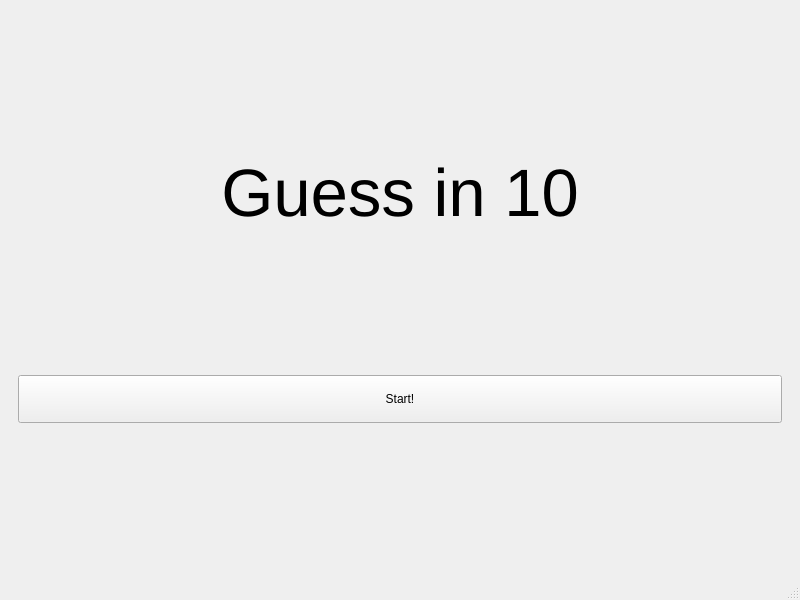
<?xml version="1.0" encoding="UTF-8"?>
<ui version="4.0">
 <class>MainWindow</class>
 <widget class="QMainWindow" name="MainWindow">
  <property name="geometry">
   <rect>
    <x>0</x>
    <y>0</y>
    <width>800</width>
    <height>600</height>
   </rect>
  </property>
  <property name="windowTitle">
   <string>MainWindow</string>
  </property>
  <widget class="QWidget" name="centralwidget">
   <layout class="QVBoxLayout" name="verticalLayout_2">
    <item>
     <widget class="QStackedWidget" name="stackedWidget">
      <widget class="QWidget" name="startPage">
       <layout class="QVBoxLayout" name="verticalLayout">
        <item>
         <spacer name="verticalSpacer_2">
          <property name="orientation">
           <enum>Qt::Vertical</enum>
          </property>
          <property name="sizeHint" stdset="0">
           <size>
            <width>20</width>
            <height>40</height>
           </size>
          </property>
         </spacer>
        </item>
        <item>
         <widget class="QLabel" name="titleLabel">
          <property name="font">
           <font>
            <pointsize>50</pointsize>
           </font>
          </property>
          <property name="text">
           <string>Guess in 10</string>
          </property>
          <property name="alignment">
           <set>Qt::AlignCenter</set>
          </property>
         </widget>
        </item>
        <item>
         <spacer name="verticalSpacer">
          <property name="orientation">
           <enum>Qt::Vertical</enum>
          </property>
          <property name="sizeHint" stdset="0">
           <size>
            <width>20</width>
            <height>40</height>
           </size>
          </property>
         </spacer>
        </item>
        <item>
         <widget class="QPushButton" name="startButton">
          <property name="minimumSize">
           <size>
            <width>0</width>
            <height>48</height>
           </size>
          </property>
          <property name="text">
           <string>Start!</string>
          </property>
          <property name="iconSize">
           <size>
            <width>32</width>
            <height>32</height>
           </size>
          </property>
         </widget>
        </item>
        <item>
         <spacer name="verticalSpacer_3">
          <property name="orientation">
           <enum>Qt::Vertical</enum>
          </property>
          <property name="sizeHint" stdset="0">
           <size>
            <width>20</width>
            <height>40</height>
           </size>
          </property>
         </spacer>
        </item>
       </layout>
      </widget>
      <widget class="QWidget" name="switchingPage">
       <widget class="QWidget" name="verticalLayoutWidget">
        <property name="geometry">
         <rect>
          <x>0</x>
          <y>0</y>
          <width>781</width>
          <height>531</height>
         </rect>
        </property>
        <layout class="QVBoxLayout" name="verticalLayout_3">
         <item>
          <spacer name="verticalSpacer_6">
           <property name="orientation">
            <enum>Qt::Vertical</enum>
           </property>
           <property name="sizeHint" stdset="0">
            <size>
             <width>20</width>
             <height>40</height>
            </size>
           </property>
          </spacer>
         </item>
         <item>
          <widget class="QLabel" name="switchLabel">
           <property name="font">
            <font>
             <pointsize>50</pointsize>
            </font>
           </property>
           <property name="text">
            <string>Ready?</string>
           </property>
           <property name="alignment">
            <set>Qt::AlignCenter</set>
           </property>
          </widget>
         </item>
         <item>
          <spacer name="verticalSpacer_5">
           <property name="orientation">
            <enum>Qt::Vertical</enum>
           </property>
           <property name="sizeHint" stdset="0">
            <size>
             <width>20</width>
             <height>40</height>
            </size>
           </property>
          </spacer>
         </item>
         <item>
          <widget class="QPushButton" name="goButton">
           <property name="minimumSize">
            <size>
             <width>0</width>
             <height>48</height>
            </size>
           </property>
           <property name="text">
            <string>Go!</string>
           </property>
          </widget>
         </item>
         <item>
          <spacer name="verticalSpacer_4">
           <property name="orientation">
            <enum>Qt::Vertical</enum>
           </property>
           <property name="sizeHint" stdset="0">
            <size>
             <width>20</width>
             <height>40</height>
            </size>
           </property>
          </spacer>
         </item>
        </layout>
       </widget>
      </widget>
      <widget class="QWidget" name="animalPage">
       <widget class="QWidget" name="horizontalLayoutWidget">
        <property name="geometry">
         <rect>
          <x>0</x>
          <y>0</y>
          <width>781</width>
          <height>531</height>
         </rect>
        </property>
        <layout class="QHBoxLayout" name="horizontalLayout">
         <item>
          <layout class="QVBoxLayout" name="verticalLayout_5">
           <item>
            <widget class="QLabel" name="animalLabel">
             <property name="font">
              <font>
               <pointsize>24</pointsize>
              </font>
             </property>
             <property name="text">
              <string>Animal Name</string>
             </property>
             <property name="alignment">
              <set>Qt::AlignCenter</set>
             </property>
            </widget>
           </item>
           <item>
            <widget class="QLabel" name="animalPicture">
             <property name="text">
              <string>Picture goes here... </string>
             </property>
             <property name="alignment">
              <set>Qt::AlignCenter</set>
             </property>
            </widget>
           </item>
          </layout>
         </item>
         <item>
          <layout class="QVBoxLayout" name="verticalLayout_4">
           <item>
            <widget class="QLabel" name="questionLabel">
             <property name="font">
              <font>
               <pointsize>24</pointsize>
              </font>
             </property>
             <property name="text">
              <string>Question Count: 0</string>
             </property>
             <property name="alignment">
              <set>Qt::AlignCenter</set>
             </property>
            </widget>
           </item>
           <item>
            <widget class="QPushButton" name="questionButton">
             <property name="minimumSize">
              <size>
               <width>0</width>
               <height>48</height>
              </size>
             </property>
             <property name="text">
              <string>Question Asked</string>
             </property>
            </widget>
           </item>
           <item>
            <widget class="QLabel" name="guessCount">
             <property name="font">
              <font>
               <pointsize>24</pointsize>
              </font>
             </property>
             <property name="text">
              <string>Guess Count: 0</string>
             </property>
             <property name="alignment">
              <set>Qt::AlignCenter</set>
             </property>
            </widget>
           </item>
           <item>
            <widget class="QPushButton" name="gameOverBtn">
             <property name="minimumSize">
              <size>
               <width>0</width>
               <height>48</height>
              </size>
             </property>
             <property name="text">
              <string>Guess Right!</string>
             </property>
            </widget>
           </item>
           <item>
            <widget class="QPushButton" name="guessWrongBtn">
             <property name="minimumSize">
              <size>
               <width>0</width>
               <height>48</height>
              </size>
             </property>
             <property name="text">
              <string>Guess Wrong</string>
             </property>
            </widget>
           </item>
           <item>
            <widget class="QLabel" name="clueCount">
             <property name="font">
              <font>
               <pointsize>24</pointsize>
              </font>
             </property>
             <property name="text">
              <string>Clue Count: 0 </string>
             </property>
             <property name="alignment">
              <set>Qt::AlignCenter</set>
             </property>
            </widget>
           </item>
           <item>
            <widget class="QPushButton" name="clueBtn">
             <property name="minimumSize">
              <size>
               <width>0</width>
               <height>48</height>
              </size>
             </property>
             <property name="text">
              <string>Give Clue</string>
             </property>
            </widget>
           </item>
          </layout>
         </item>
        </layout>
       </widget>
      </widget>
      <widget class="QWidget" name="gameOverPage">
       <widget class="QWidget" name="verticalLayoutWidget_4">
        <property name="geometry">
         <rect>
          <x>-1</x>
          <y>-1</y>
          <width>781</width>
          <height>531</height>
         </rect>
        </property>
        <layout class="QVBoxLayout" name="verticalLayout_6">
         <item>
          <spacer name="verticalSpacer_8">
           <property name="orientation">
            <enum>Qt::Vertical</enum>
           </property>
           <property name="sizeHint" stdset="0">
            <size>
             <width>20</width>
             <height>40</height>
            </size>
           </property>
          </spacer>
         </item>
         <item>
          <widget class="QLabel" name="resultLabel">
           <property name="font">
            <font>
             <pointsize>48</pointsize>
            </font>
           </property>
           <property name="text">
            <string>TextLabel</string>
           </property>
           <property name="alignment">
            <set>Qt::AlignCenter</set>
           </property>
          </widget>
         </item>
         <item>
          <widget class="QLabel" name="detailLabel">
           <property name="font">
            <font>
             <pointsize>24</pointsize>
            </font>
           </property>
           <property name="text">
            <string>TextLabel</string>
           </property>
           <property name="alignment">
            <set>Qt::AlignCenter</set>
           </property>
          </widget>
         </item>
         <item>
          <spacer name="verticalSpacer_9">
           <property name="orientation">
            <enum>Qt::Vertical</enum>
           </property>
           <property name="sizeHint" stdset="0">
            <size>
             <width>20</width>
             <height>40</height>
            </size>
           </property>
          </spacer>
         </item>
         <item>
          <widget class="QPushButton" name="startOverBtn">
           <property name="minimumSize">
            <size>
             <width>0</width>
             <height>48</height>
            </size>
           </property>
           <property name="text">
            <string>Play Again!</string>
           </property>
          </widget>
         </item>
         <item>
          <spacer name="verticalSpacer_7">
           <property name="orientation">
            <enum>Qt::Vertical</enum>
           </property>
           <property name="sizeHint" stdset="0">
            <size>
             <width>20</width>
             <height>40</height>
            </size>
           </property>
          </spacer>
         </item>
        </layout>
       </widget>
      </widget>
     </widget>
    </item>
   </layout>
  </widget>
  <widget class="QMenuBar" name="menubar">
   <property name="geometry">
    <rect>
     <x>0</x>
     <y>0</y>
     <width>800</width>
     <height>22</height>
    </rect>
   </property>
  </widget>
  <widget class="QStatusBar" name="statusbar"/>
 </widget>
 <resources/>
 <connections/>
</ui>
